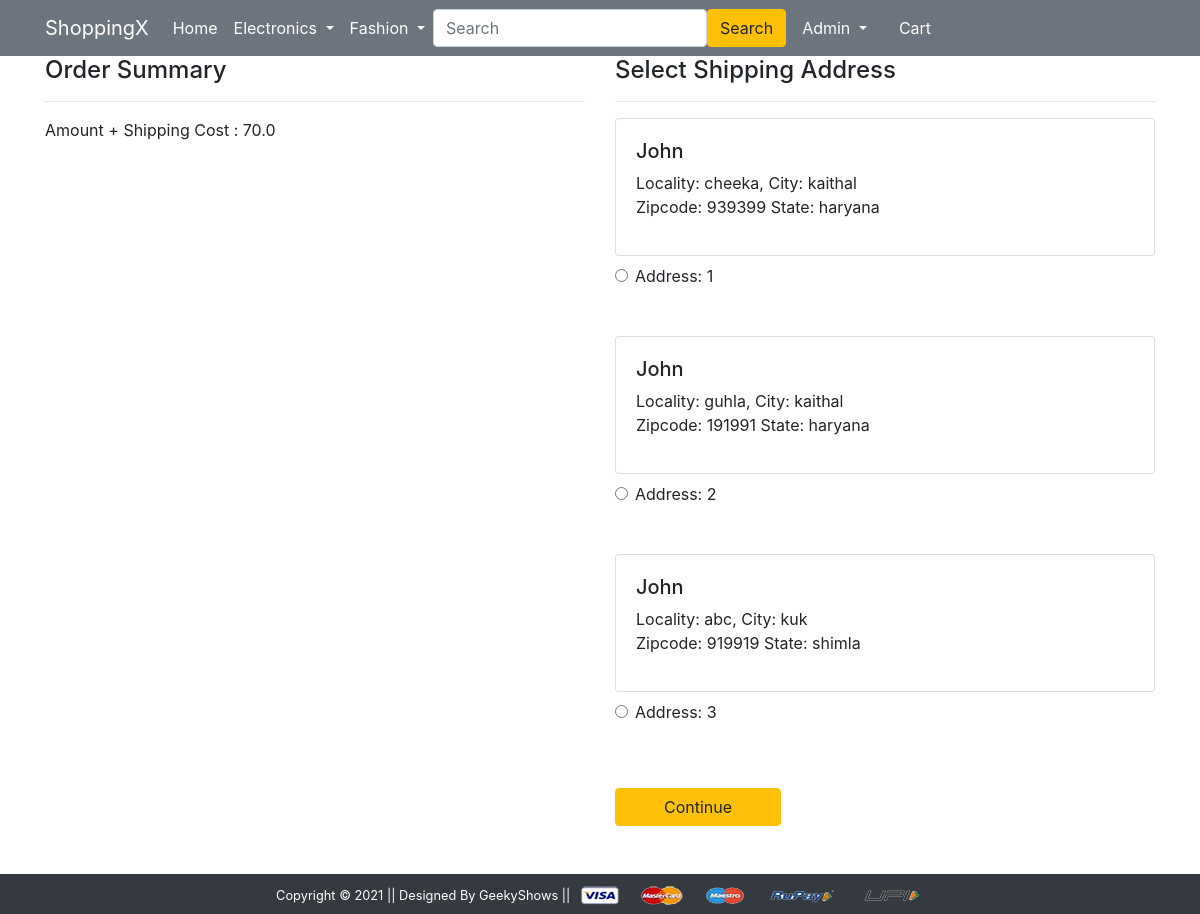
The page /checkout/ (signed in) on the database as committed earlier.
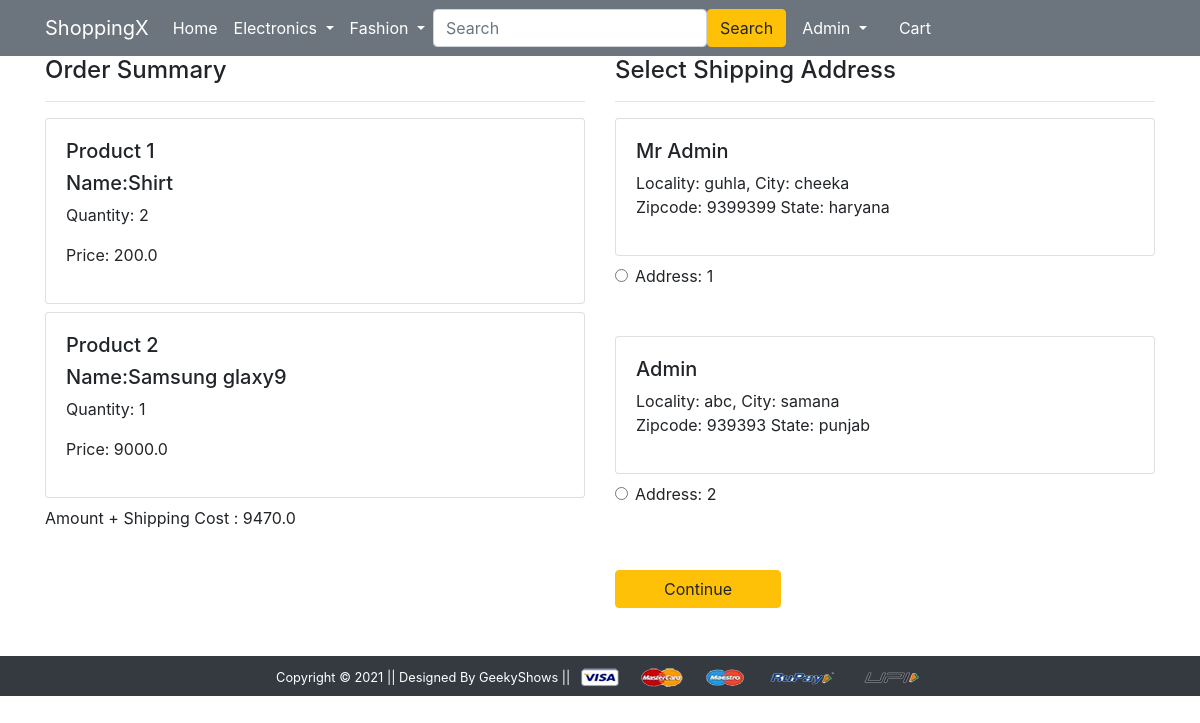
The same page on the database as committed later.
### app/models.py (models this page shows, shortened)
class Customer(models.Model):
    user = models.ForeignKey(User,on_delete=models.CASCADE)
    name = models.CharField(max_length=200)
    locality = models.CharField(max_length=200)
    city = models.CharField(max_length=50)
    zipcode = models.IntegerField()
    state = models.CharField(choices=STATE_CHOICES,max_length=50)

class Cart(models.Model):
    user = models.ForeignKey(User,on_delete=models.CASCADE)
    userid = models.PositiveIntegerField(null=False)
    product = models.ForeignKey(Product,on_delete=models.CASCADE)
    quantity = models.PositiveIntegerField(default=1)

class Product(models.Model):
    title = models.CharField(max_length=100)
    selling_price = models.FloatField()
    discounted_price = models.FloatField()
    description = models.TextField()
    brand = models.CharField(max_length=100)
    category = models.CharField(choices=CATEGORY_CHOICES,max_length=2)
    product_image = models.ImageField(upload_to='productImage')

### app/views.py (the view)
# urls.py: path('checkout/', views.checkout, name='checkout'),
def checkout(request):
    customer = Customer.objects.filter(user=request.user)
    products = Cart.objects.filter(user=request.user)
    tempamount = 0.0
    totalamount = 0.0
    if products:
        for i in products:
            tempamount=(i.quantity * i.product.discounted_price)
            totalamount += tempamount
    totalamount += 70
    return render(request, 'app/checkout.html',{'customer':customer,'products':products,'totalamount':totalamount})

### app/templates/app/checkout.html
{% extends 'app/base.html' %} {% load static %} {% block title %}Buy Now{% endblock title %} {% block main-content %}
<div class="container">
    <div class="row ">
        <div class="col-6 ">
            <h4>Order Summary</h4>
            <hr>{% for i in products %}
            <div class="card mb-2 ">
                <div class="card-body">
                    <h5>Product {{forloop.counter}}</h5>
                    <h5> Name:{{i.product.title}}</h5>
                    <p>Quantity: {{i.quantity}}</p>
                    <p class="fw-bold">Price: {{i.product.discounted_price}}</p>
                </div>
            </div> {% endfor %}
            <p class="">Amount + Shipping Cost : {{totalamount}}</p>
        </div>
        <div class="col-6">
            <h4>Select Shipping Address</h4>
            <hr>
            <form action="/payment_done">
                {% for i in customer %}
                <div class="card">
                    <div class="card-body">
                        <h5 class="text-capitalize">{{i.name}}</h5>
                        <p>Locality: {{i.locality}}, City: {{i.city}} <br> Zipcode: {{i.zipcode}} State: {{i.state}} <br>
                        </p>
                    </div>
                </div>
                <div class="form-check mt-2 mb-5">
                    <input class="form-check-input" type="radio" id="custid{{forloop.counter}}" name="custid" value="{{i.id}}">
                    <label class="form-check-label fw-bold" for="">
                    Address: {{forloop.counter}} </label>
                </div>{% endfor %}
                <div class="text-end">
                    <button type="submit" class="btn btn-warning mt-3 px-5 fw-bold">Continue</button>
                </div>
            </form>
        </div>
    </div>
</div>{% endblock main-content %}

Rows that differ between the two databases and show on the page:
removed Customer: name "John", locality "cheeka", city "kaithal", zipcode "939399", state "haryana"
removed Customer: name "John", locality "guhla", city "kaithal", zipcode "191991", state "haryana"
removed Customer: name "John", locality "abc", city "kuk", zipcode "919919", state "shimla"
added Cart: product "Shirt", quantity "2", product.discounted_price "200.0"
added Cart: product "Samsung glaxy9", quantity "1", product.discounted_price "9000.0"
added Customer: name "Mr Admin", locality "guhla", city "cheeka", zipcode "9399399", state "haryana"
added Customer: name "Admin", locality "abc", city "samana", zipcode "939393", state "punjab"
Other text that changed with them:
{{ totalamount }}: "70.0" → "9470.0"
